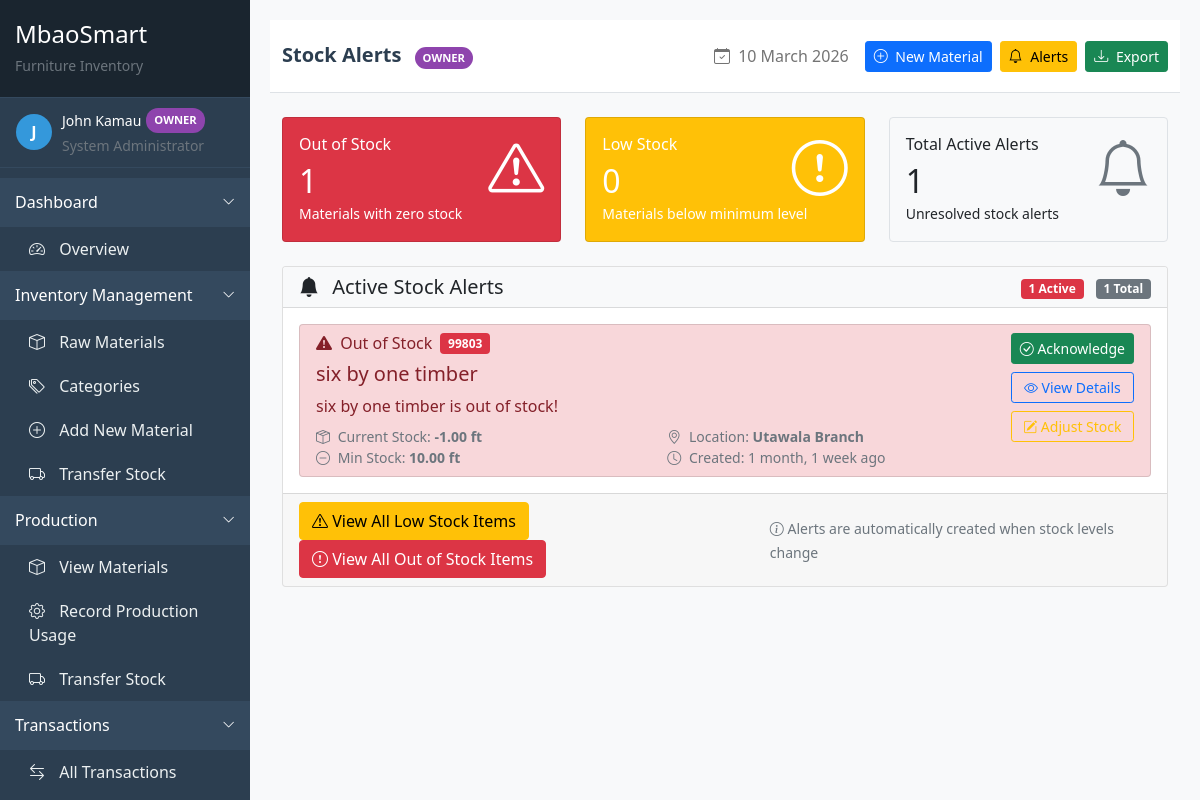
/inventory/alerts/ (signed in), run on an earlier commit of the app's database.
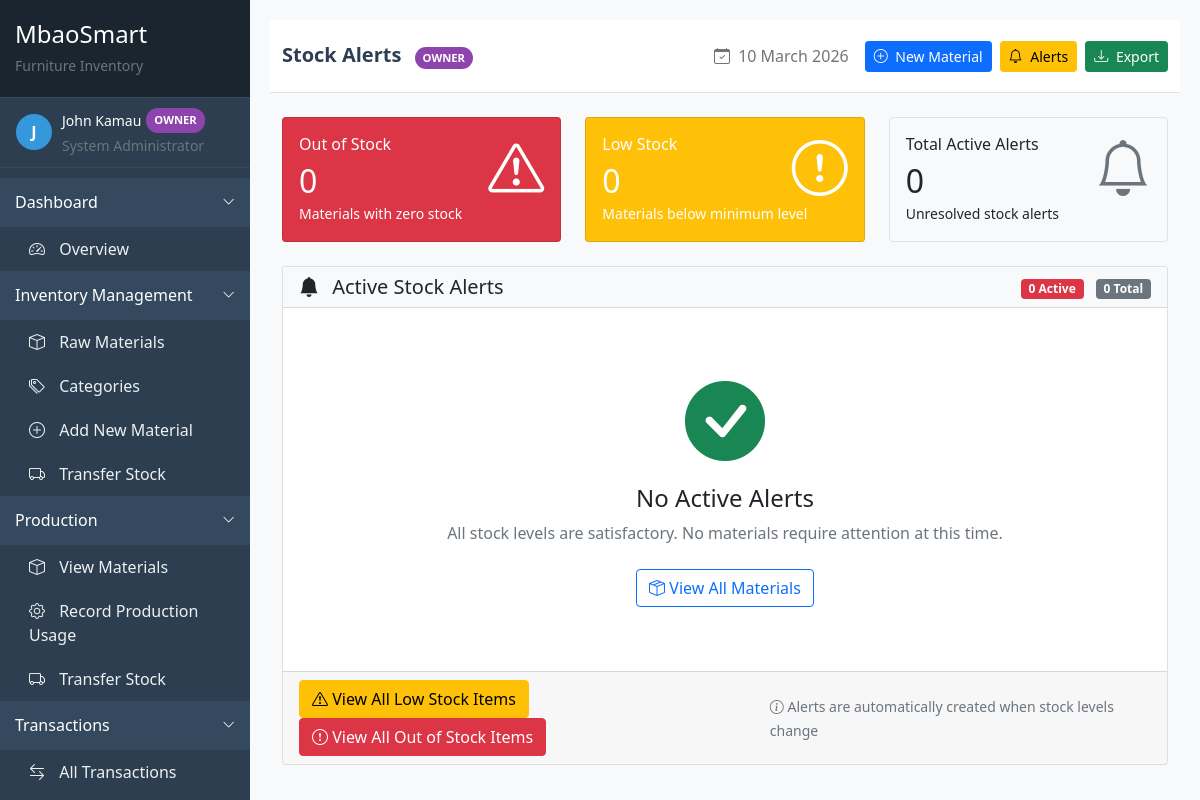
And on a later commit of the database.
### inventory/models.py (models this page shows, shortened)
class StockAlert(models.Model):
    ALERT_TYPES = [
        ('low_stock', 'Low Stock'),
        ('out_of_stock', 'Out of Stock'),
        ('expiring', 'Expiring Soon'),
    ]
    raw_material = models.ForeignKey(RawMaterial, on_delete=models.CASCADE, related_name='alerts')
    alert_type = models.CharField(max_length=20, choices=ALERT_TYPES)
    message = models.TextField()
    is_active = models.BooleanField(default=True)
    acknowledged_by = models.ForeignKey(
        settings.AUTH_USER_MODEL,
        on_delete=models.SET_NULL,
        null=True,
        blank=True,
        related_name='acknowledged_alerts'
    )
    acknowledged_at = models.DateTimeField(null=True, blank=True)
    created_at = models.DateTimeField(auto_now_add=True)
    class Meta:
        ordering = ['-created_at']
        verbose_name = "Stock Alert"
        verbose_name_plural = "Stock Alerts"

class RawMaterial(models.Model):
    UNIT_CHOICES = [
        ('kg', 'Kilograms (kg)'),
        ('pcs', 'Pieces (pcs)'),
        ('ft', 'Feet (ft)'),
        ('m', 'Meters (m)'),
        ('l', 'Liters (l)'),
        ('roll', 'Rolls'),
        ('box', 'Boxes'),
        ('yard', 'Yards'),
        ('sheet', 'Sheets'),
        ('bundle', 'Bundles'),
    ]
    name = models.CharField(max_length=200)
    code = models.CharField(max_length=50, unique=True, verbose_name="Material Code")
    category = models.ForeignKey(RawMaterialCategory, on_delete=models.CASCADE, related_name='raw_materials')
    unit = models.CharField(max_length=10, choices=UNIT_CHOICES, default='pcs')
    unit_price = models.DecimalField(max_digits=10, decimal_places=2, validators=[MinValueValidator(0)])
    min_stock_level = models.DecimalField(max_digits=10, decimal_places=2, default=10, verbose_name="Minimum Stock Level")
    max_stock_level = models.DecimalField(max_digits=10, decimal_places=2, default=100, verbose_name="Maximum Stock Level")
    current_stock = models.DecimalField(max_digits=10, decimal_places=2, default=0, verbose_name="Current Stock")
    location = models.CharField(max_length=100, default='Main Store')
    supplier = models.ForeignKey('procurement.Supplier', on_delete=models.SET_NULL, null=True, blank=True, related_name='raw_materials')
    notes = models.TextField(blank=True)
    created_at = models.DateTimeField(auto_now_add=True)
    updated_at = models.DateTimeField(auto_now=True)
    class Meta:
        ordering = ['name']
        verbose_name = "Raw Material"
        verbose_name_plural = "Raw Materials"

### inventory/views.py (the view)
# urls.py: path('alerts/', views.stock_alerts, name='stock_alerts'),
@login_required
@permission_required('inventory.view_stockalert')
def stock_alerts(request):
    alerts = StockAlert.objects.filter(is_active=True).select_related('raw_material')
    low_stock_count = alerts.filter(alert_type='low_stock').count()
    out_of_stock_count = alerts.filter(alert_type='out_of_stock').count()
    return render(request, 'inventory/stock_alerts.html', {
        'alerts': alerts,
        'low_stock_count': low_stock_count,
        'out_of_stock_count': out_of_stock_count,
        'total_alerts': alerts.count(),
        'title': 'Stock Alerts'
    })

### inventory/context_processors.py (called while the page is built)
def stock_alert_count(request):
    if request.user.is_authenticated:
        count = StockAlert.objects.filter(is_active=True).count()
        return {'stock_alert_count': count}
    return {'stock_alert_count': 0}

### templates/inventory/stock_alerts.html (shortened to what the changed rows need)
{% extends 'base/base.html' %}
{% block content %}
<div class="row mb-4">
    <div class="col-md-4">
        <div class="card text-white bg-danger">
            <div class="card-body">
                <div class="d-flex justify-content-between align-items-center">
                    <div>
                        <h6 class="card-title">Out of Stock</h6>
                        <h2 class="mb-0">{{ out_of_stock_count|default:0 }}</h2>
                    </div>
                </div>
            </div>
        </div>
    </div>
    <div class="col-md-4">
        <div class="card text-white bg-warning">
            <div class="card-body">
                <div class="d-flex justify-content-between align-items-center">
                    <div>
                        <h2 class="mb-0">{{ low_stock_count|default:0 }}</h2>
                    </div>
                </div>
            </div>
        </div>
    </div>
    <div class="col-md-4">
        <div class="card bg-light border">
            <div class="card-body">
                <div class="d-flex justify-content-between align-items-center">
                    <div>
                        <h6 class="card-title">Total Active Alerts</h6>
                        <h2 class="mb-0">{{ total_alerts|default:0 }}</h2>
                    </div>
                </div>
            </div>
        </div>
    </div>
</div>
<div class="row">
    <div class="col-md-12">
        <div class="card">
            <div class="card-header bg-light">
                <div class="d-flex justify-content-between align-items-center">
                    <div>
                        <span class="badge bg-danger me-2">{{ alerts.count }} Active</span>
                        <span class="badge bg-secondary">{{ alerts.count|default:0 }} Total</span>
                    </div>
                </div>
            </div>
            <div class="card-body">
                {% if alerts %}
                <div class="list-group">
                    {% for alert in alerts %}
                    <div class="list-group-item list-group-item-action {% if alert.alert_type == 'out_of_stock' %}list-group-item-danger{% elif alert.alert_type == 'low_stock' %}list-group-item-warning{% else %}list-group-item-info{% endif %}">
                        <div class="d-flex w-100 justify-content-between align-items-start">
                            <div class="flex-grow-1">
                                <div class="d-flex align-items-center mb-2">
                                    <h6 class="mb-0 me-2">
                                        <i class="bi bi-{% if alert.alert_type == 'out_of_stock' %}exclamation-triangle-fill{% else %}exclamation-circle-fill{% endif %} me-1"></i>
                                        {{ alert.get_alert_type_display }}
                                    </h6>
                                    <span class="badge {% if alert.alert_type == 'out_of_stock' %}bg-danger{% else %}bg-warning text-dark{% endif %}">
                                        {{ alert.raw_material.code }}
                                    </span>
                                </div>
                                <h5 class="mb-2">{{ alert.raw_material.name }}</h5>
                                <p class="mb-2">{{ alert.message }}</p>
                                <div class="row mt-2">
                                    <div class="col-md-6">
                                        <small class="text-muted d-block">
                                            <i class="bi bi-box-seam me-1"></i>
                                            Current Stock: <strong>{{ alert.raw_material.current_stock|floatformat:2 }} {{ alert.raw_material.unit }}</strong>
                                        </small>
                                        <small class="text-muted d-block">
                                            <i class="bi bi-dash-circle me-1"></i>
                                            Min Stock: <strong>{{ alert.raw_material.min_stock_level|floatformat:2 }} {{ alert.raw_material.unit }}</strong>
                                        </small>
                                    </div>
                                    <div class="col-md-6">
                                        <small class="text-muted d-block">
                                            <i class="bi bi-geo-alt me-1"></i>
                                            Location: <strong>{{ alert.raw_material.location }}</strong>
                                        </small>
                                        <small class="text-muted d-block">
                                            <i class="bi bi-clock me-1"></i>
                                            Created: {{ alert.created_at|timesince }} ago
                                        </small>
                                    </div>
                                </div>
                            </div>
                            <div class="ms-3 d-flex flex-column">
                                <form method="post" action="{% url 'inventory:acknowledge_alert' alert.id %}" class="mb-2">
                                    <button type="submit" class="btn btn-sm btn-success" style="min-width: 100px;">
                                        <i class="bi bi-check-circle"></i> Acknowledge
                                    </button>
                                </form>
                                <a href="{% url 'inventory:raw_material_detail' alert.raw_material.id %}"
                                   class="btn btn-sm btn-outline-primary" style="min-width: 100px;">
                                    <i class="bi bi-eye"></i> View Details
                                </a>
                                <a href="{% url 'inventory:adjustment_create' %}?material={{ alert.raw_material.id }}"
                                   class="btn btn-sm btn-outline-warning mt-2" style="min-width: 100px;">
                                    <i class="bi bi-pencil-square"></i> Adjust Stock
                                </a>
                            </div>
                        </div>
                    </div>
                    {% endfor %}
                </div>
                {% else %}
                <div class="text-center py-5">
                    <div class="mb-3">
                        <i class="bi bi-check-circle-fill display-1 text-success"></i>
                    </div>
                    <h4 class="mt-3">No Active Alerts</h4>
                    <p class="text-muted mb-4">All stock levels are satisfactory. No materials require attention at this time.</p>
                    <div class="mt-3">
                        <a href="{% url 'inventory:raw_material_list' %}" class="btn btn-outline-primary">
                            <i class="bi bi-box-seam"></i> View All Materials
                        </a>
                    </div>
                </div>
                {% endif %}
            </div>
        </div>
    </div>
</div>
{% endblock %}

What changed in the data, as far as the page shows it:
no longer on this page (row edited): StockAlert: alert_type "Out of Stock", raw_material.code "99803", raw_material.name "six by one timber", message "six by one timber is out of stock!", raw_material.current_stock "-1.00", raw_material.unit "ft", raw_material.min_stock_level "10.00", raw_material.location "Utawala Branch", created_at "1 month, 1 week"
Also different on the page:
{{ out_of_stock_count|default:0 }}: "1" → "0"
{{ total_alerts|default:0 }}: "1" → "0"
{{ alerts.count }}: "1" → "0"
{{ alerts.count|default:0 }}: "1" → "0"
text now shown: "No Active Alerts All stock levels are satisfactory. No materials require attention at this time. View All Materials"
